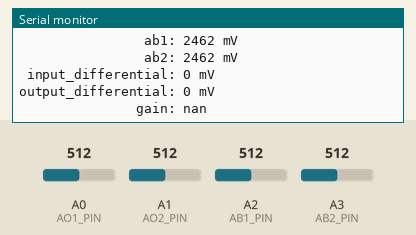
Bench run of a sketch on a simulated Arduino Uno, built with avr-gcc and run on an emulated ATmega328P. Parts: the last lines printed to the serial monitor. The test bench sets the inputs (shaded band); at power-on: A0 (AO1_PIN) = 512, A2 (AB1_PIN) = 512, A1 (AO2_PIN) = 512, A3 (AB2_PIN) = 512.

Above: at 3.8 s.
3.9 s: A0 (AO1_PIN) set to 716
At 7.3 s:
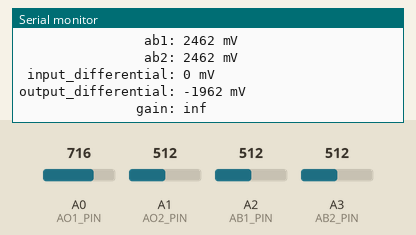
10.5 s: A2 (AB1_PIN) set to 716
At 12.9 s:
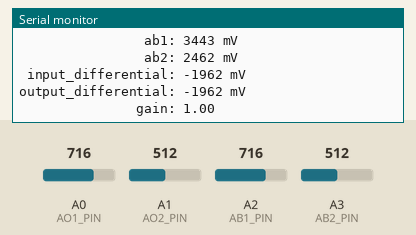
16.5 s: A1 (AO2_PIN) set to 716
At 18.5 s:
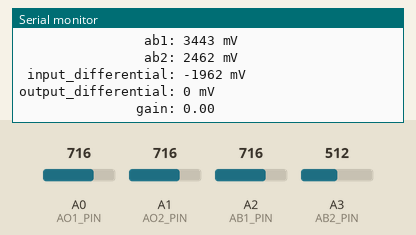
20.4 s: A3 (AB2_PIN) set to 716
At 22.4 s:
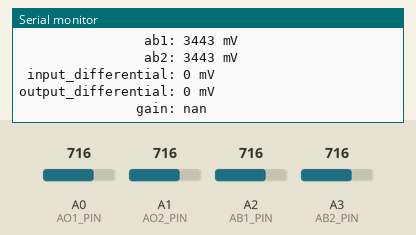
24.3 s: A0 (AO1_PIN) set to 992
At 27.9 s:
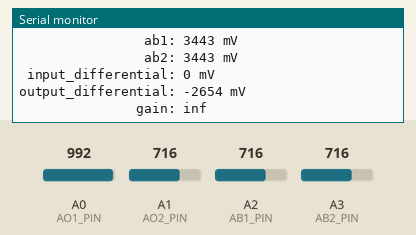
28.2 s: A1 (AO2_PIN) set to 992
At 30.7 s:
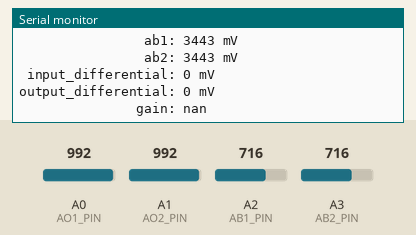
Timing chart, 0 to 32.2 s (numbered marks = the images above; inputs shaded):
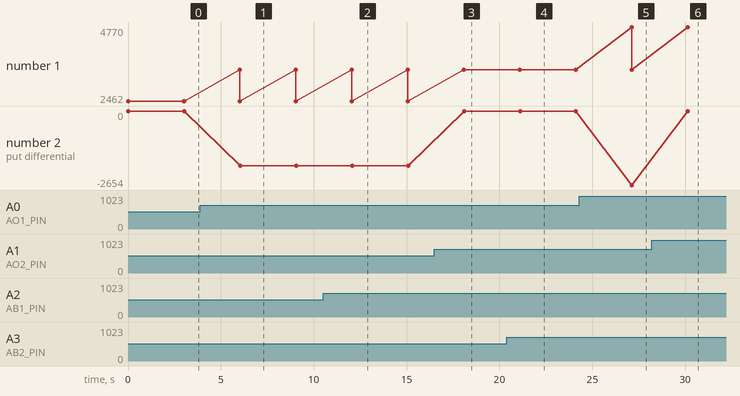

The sketch:

LongTailPair.ino
```cpp
/*

  BJT/LongTailPair
  Test a BJT differential amplifier circuit

  For info and circuit diagrams see https://github.com/tardate/LittleArduinoProjects/tree/main/Electronics101/BJT/LongTailPair

 */

#define VREF      4920

#define AO1_PIN   A0
#define AO2_PIN   A1
#define AB1_PIN   A2
#define AB2_PIN   A3

void setup() {
  Serial.begin(115200);
  pinMode(AO1_PIN, INPUT);
  pinMode(AO2_PIN, INPUT);
  pinMode(AB1_PIN, INPUT);
  pinMode(AB2_PIN, INPUT);
}

void loop() {
  sample();
  delay(3000);
}

void sample() {
  int ao1 = map( analogRead(AO1_PIN), 0, 1023, 0, VREF);
  int ao2 = map( analogRead(AO2_PIN), 0, 1023, 0, VREF);
  int ab1 = map( analogRead(AB1_PIN), 0, 1023, 0, VREF);
  int ab2 = map( analogRead(AB2_PIN), 0, 1023, 0, VREF);

  int input_differential = 2 * ab2 - 2 * ab1;
  int output_differential = 2 * ao2 - 2 * ao1;
  float gain = 1.0 * output_differential/input_differential;

  Serial.println("\nSample:");
  Serial.print("                ao1: "); Serial.print(ao1);                   Serial.println(" mV");
  Serial.print("                ao2: "); Serial.print(ao2);                   Serial.println(" mV");
  Serial.print("                ab1: "); Serial.print(ab1);                   Serial.println(" mV");
  Serial.print("                ab2: "); Serial.print(ab2);                   Serial.println(" mV");
  Serial.print(" input_differential: "); Serial.print(input_differential);    Serial.println(" mV");
  Serial.print("output_differential: "); Serial.print(output_differential);   Serial.println(" mV");
  Serial.print("               gain: "); Serial.println(gain);
}
```

Measured:
- after the input at 3.9 s, the serial monitor: prints a new line after 2.1 s (image 1)
- after the input at 10.5 s, the serial monitor: prints a new line after 1.6 s (image 2)
- after the input at 16.5 s, the serial monitor: prints a new line after 1.6 s (image 3)
- after the input at 20.4 s, the serial monitor: prints a new line after 0.70 s (image 4)
- after the input at 24.3 s, the serial monitor: prints a new line after 2.8 s (image 5)
- after the input at 28.2 s, the serial monitor: prints a new line after 1.9 s (image 6)
- plotted number 2: 0 → -1962 after the input at 3.9 s, -1962 → 0 after the input at 16.5 s, 0 → -2654 after the input at 24.3 s
